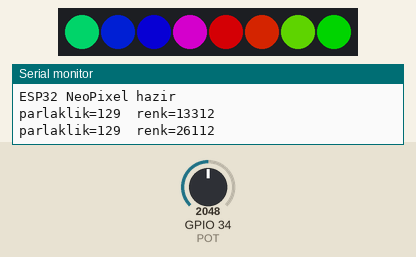
Recording of a sketch running on a simulated ESP32. Shown: 8 RGB LEDs in strip order, left to right, the last lines printed to the serial monitor. The inputs (shaded band) are chosen by the test bench; at power-on: GPIO 34 (POT) = 2048 (analog values on the 0–4095 scale). Dim RGB values are drawn brighter than linear.

Above: at 1.29 s.
1.3 s: GPIO 34 (POT) set to 0
At 1.63 s:
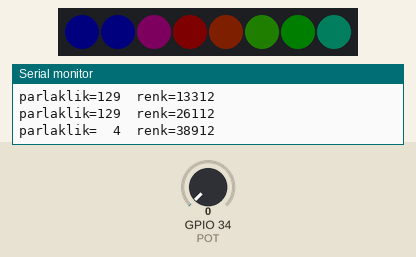
3.1 s: GPIO 34 (POT) set to 540
At 3.86 s:
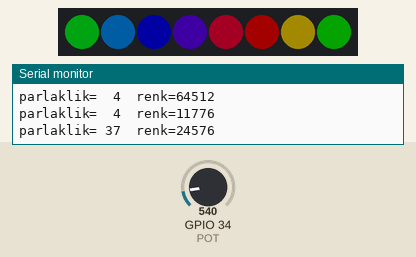
6.1 s: GPIO 34 (POT) set to 2047
At 8.48 s:
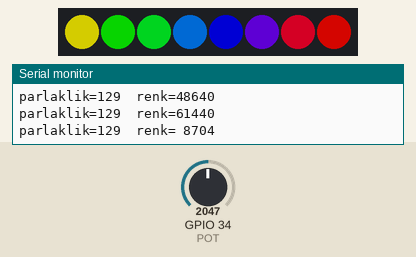
9.1 s: GPIO 34 (POT) set to 1228
At 11.24 s:
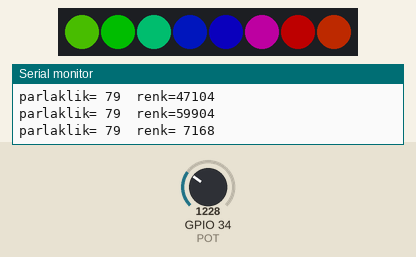
Timing chart, 0 to 11.7 s (numbered marks = the images above; inputs shaded):
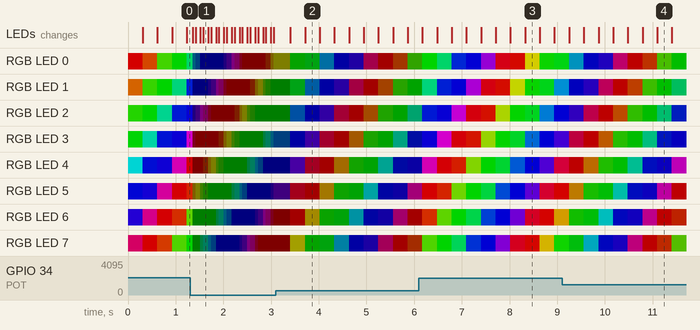

The sketch:

esp32-neopixel.ino
```cpp
// ESP32 NeoPixel: a rainbow runs along the 8-LED WS2812B strip on IO5; the pot on IO34 sets its brightness.
// Adafruit_NeoPixel works in both run modes (fast simulation and hardware-compatible, on the RMT).
#include <Adafruit_NeoPixel.h>

const int STRIP_PIN = 5;
const int LEDS = 8;
const int POT = 34;

Adafruit_NeoPixel strip(LEDS, STRIP_PIN, NEO_GRB + NEO_KHZ800);

void setup() {
  Serial.begin(115200);
  analogReadResolution(12);
  strip.begin();
  strip.show();   // every LED off
  Serial.println("ESP32 NeoPixel hazir");
}

void loop() {
  static uint16_t hue = 0;
  static unsigned long lastPrint = 0;
  int raw = analogRead(POT);                        // 0..4095
  uint8_t bright = map(raw, 0, 4095, 4, 255);
  strip.setBrightness(bright);
  strip.rainbow(hue, 1, 255, 255, true);           // one turn of the colour wheel along the strip
  strip.show();
  hue += 512;

  if (millis() - lastPrint >= 500) {
    lastPrint = millis();
    Serial.printf("parlaklik=%3d  renk=%5u\n", bright, hue);
  }
  delay(20);
}
```

Measured:
- after the input at 1.3 s, the LEDs: first change after 0.05 s (image 1 shows a later state)
- after the input at 3.1 s, the LEDs: first change after 0.30 s (image 2 shows a later state)
